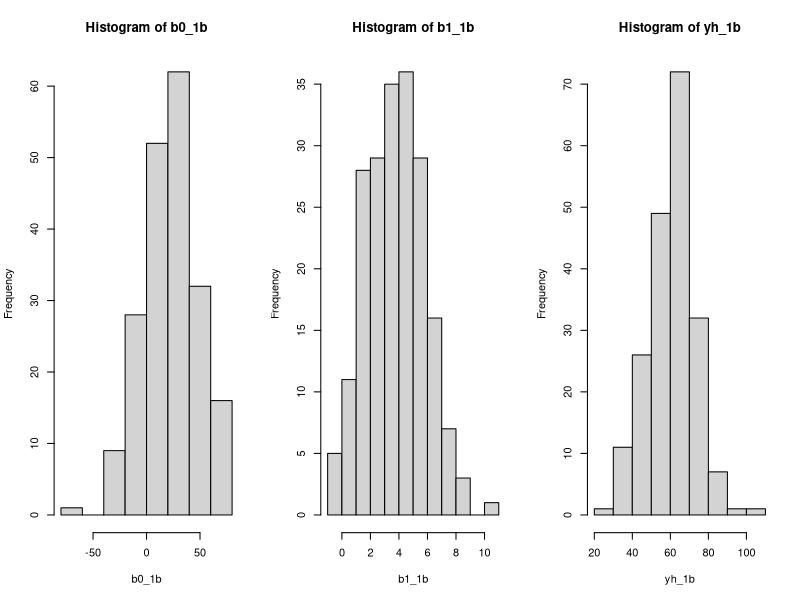

This figure's R source:
rm(list = ls())

set.seed(1023)
x_i <- c(4,8,12,16,20)
err_i <- rnorm(5,0,25) # 5 normal random numbers
y_i_est <- 20 + (4*x_i) + err_i # calculate yh
err_i; y_i_est

# fit regression and get summary
reg_q1a <- lm(y_i_est~x_i)
summary(reg_q1a)

# calculate E(Y_h) when X_h = 10
x_h <- 10
#y_h <- 20 + (4*xh)
e_y_h <- predict(reg_q1a, data.frame(x_i=x_h), interval = 'confidence', level = 0.95, se.fit = TRUE)
e_y_h

######## 1b

n_iter <- 200
b0_1b <- vector(mode = 'integer', length = n_iter)
b1_1b <- vector(mode = 'integer', length = n_iter)
yh_1b <- vector(mode = 'integer', length = n_iter)
yh_lwr_1b <- vector(mode = 'integer', length = n_iter)
yh_upr_1b <- vector(mode = 'integer', length = n_iter)

for (i in 1:n_iter) {
  #print(i)
  err_x <- rnorm(length(x_i), 0, 25)
  y_i_iter <- 20 + (4*x_i) + err_x
  reg_iter <- lm(y_i_iter~x_i)
  b0_1b[i] <- reg_iter$coefficients[1]
  b1_1b[i] <- reg_iter$coefficients[2]
  yh_1b_pred <- predict(reg_iter, data.frame(x_i = x_h), level = 0.95, interval = 'confidence')
  yh_1b[i] <- yh_1b_pred[1]
  yh_lwr_1b[i] <- yh_1b_pred[2]
  yh_upr_1b[i] <- yh_1b_pred[3]
}

######## 1c
b1_mean_1c <- mean(b1_1b)
b1_sd_1c <- sd(b1_1b)
b1_mean_1c; b1_sd_1c

par(mfrow = c(1,3))
hist(b0_1b)
hist(b1_1b)
hist(yh_1b)

#### 1d
yh_confint_1d <- data.frame(yh_lwr_1b, yh_upr_1b)
head(yh_confint_1d)

yh_incl_eh <- subset(yh_confint_1d, yh_lwr_1b < 60 & yh_upr_1b > 60)
(dim(yh_incl_eh)[1]/n_iter)*100 # percent of iterations that have E(Y_h)

##### 2
cdi <- read.csv("CDI Data.csv")
head(cdi)

reg_q2_tot_pop <- lm(Number.of.active.physicians~Total.population, data = cdi)
summary(reg_q2_tot_pop)

reg_q2_num_beds <- lm(Number.of.active.physicians~Number.of.hospital.beds, data = cdi)
summary(reg_q2_num_beds)

reg_q2_tot_income <- lm(Number.of.active.physicians~Total.personal.income, data = cdi)
summary(reg_q2_tot_income)

####### 3
table(cdi$Geographic.region) # shows 4 geographies with count of 103, 108, 152 and 77 

geo1 <- subset(cdi, Geographic.region == 1, select = c(Per.capita.income, Percent.bachelor.s.degrees))
# visually verified 103 obs with output of table function
geo1_p3_reg <- lm(Per.capita.income~Percent.bachelor.s.degrees, data = geo1)
confint(geo1_p3_reg, level = 0.9)
geo1_p3_reg$fitted.values[2]

geo2 <- subset(cdi, Geographic.region == 2, select = c(Per.capita.income, Percent.bachelor.s.degrees))
# visually verified 108 obs with output of table function
geo2_p3_reg <- lm(Per.capita.income~Percent.bachelor.s.degrees, data = geo2)
confint(geo2_p3_reg, level = 0.9)
geo2_p3_reg$fitted.values[2]

geo3 <- subset(cdi, Geographic.region == 3, select = c(Per.capita.income, Percent.bachelor.s.degrees))
# visually verified 152 obs with output of table function
geo3_p3_reg <- lm(Per.capita.income~Percent.bachelor.s.degrees, data = geo3)
confint(geo3_p3_reg, level = 0.9)
geo3_p3_reg$fitted.values[2]

geo4 <- subset(cdi, Geographic.region == 4, select = c(Per.capita.income, Percent.bachelor.s.degrees))
# visually verified 77 obs with output of table function
geo4_p3_reg <- lm(Per.capita.income~Percent.bachelor.s.degrees, data = geo4)
confint(geo4_p3_reg, level = 0.9)
geo4_p3_reg$fitted.values[2]

###### 4a
x_4a <- c(1,4,10,11,14)
sigma <- 0.6
beta0_4a <- 5
beta1_4a <- 3

exp_mse_4a <- sigma^2
exp_mse_4a

exp_msr_4a <- exp_mse_4a + (beta1_4a)*sum((x_4a - mean(x_4a))^2)
exp_msr_4a

################# 4b
x_4b <- c(6,7,8,9,10)
xh_4b <- 8

exp_msr_4b <- exp_mse_4a + (beta1_4a)*sum((x_4b -mean(x_4b))^2)
exp_msr_4b
